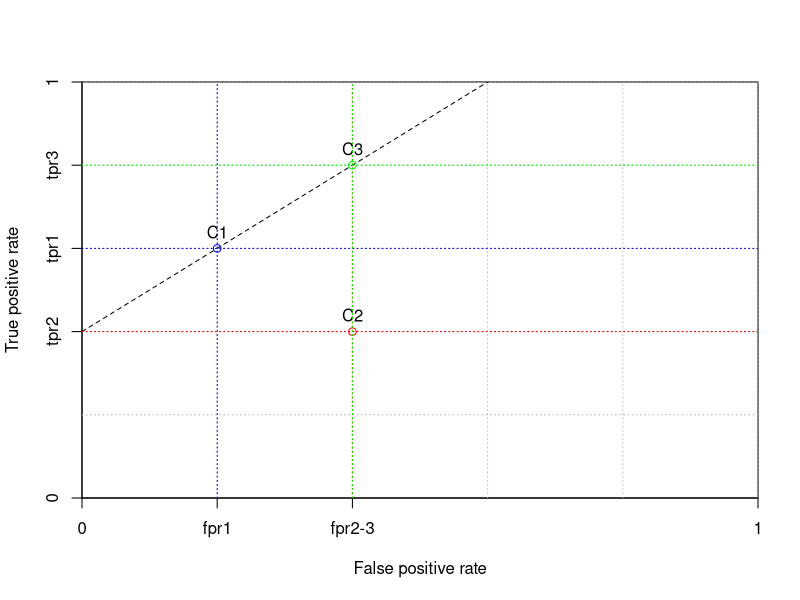

This figure's R source:
## ---- chunk 1
#| echo: false

h <- 50 # height of plot
w <- 50 # width of plot
# w <- 360 # width of plot
grid.step <- 10

tpr1 <- 30
fpr1 <- 10
tpr2 <- 20
fpr2 <- 20
tpr3 <- 40
fpr3 <- 20

# print to a file
# pdf(height = h, width = w, file = "coverage-left.pdf")
# windows(height = h, width = w)

plot( c(0,w), c(0,h),  
     xaxs = "i",yaxs = "i",
     xaxt = 'n', yaxt = 'n',
     type = "n",
     xlab = "False positive rate", ylab = "True positive rate")

# draw axes
axis(2,c(0,tpr2,tpr1,tpr3,h),labels=c('0','tpr2','tpr1','tpr3','1'))
axis(1,c(0,fpr1,fpr2,w),labels=c('0','fpr1','fpr2-3','1'))

# add a grid
# grid seems to be buggy
#grid (nx = w/grid.step, ny = h/grid.step)
gx <- grid.step
while (gx <= w) {
  abline(v = gx, col="gray", lty="dotted")
  gx <- gx + grid.step
}
gy <- grid.step
while (gy <= h) {
  abline(h = gy, col="gray", lty="dotted")
  gy <- gy + grid.step
}

# draw isometric
abline(c(tpr2,h/w),lty=2)

# draw points
col1 <- "blue"
points( fpr1, tpr1, col=col1, type="o")
text( fpr1, tpr1, "C1", pos=3)
abline(h=tpr1, v=fpr1, col=col1, lty="dotted")

col2 <- "red"
points( fpr2, tpr2, col=col2, type="o")
text( fpr2, tpr2, "C2", pos=3)
abline(h=tpr2, v=fpr2, col=col2, lty="dotted")

col3 <- "green"
points( fpr3, tpr3, col=col3, type="o")
text( fpr3, tpr3, "C3", pos=3)
abline(h=tpr3, v=fpr3, col=col3, lty="dotted")


# close file
# dev.off()

